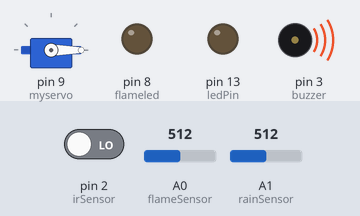
The sketch below on a simulated Arduino Uno, built with avr-gcc and run on an emulated ATmega328P. Parts: servo, output pins drawn as LEDs (lit = HIGH), buzzer (waves = sounding, pin HIGH). Inputs (shaded band) come from the test bench; at power-on: A0 (flameSensor) = 512, A1 (rainSensor) = 512, pin 2 (irSensor) LOW.

Above: at 1.2 s.
1.3 s: A0 (flameSensor) set to 690
2.8 s: A0 (flameSensor) set to 717
At 3.3 s:
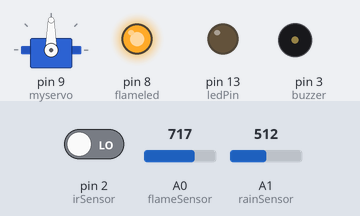
6.0 s: A0 (flameSensor) set to 511
At 6.8 s:
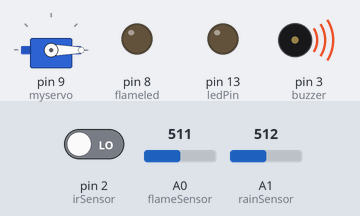
7.5 s: A1 (rainSensor) set to 32
9.0 s: A1 (rainSensor) set to 27
At 10.3 s:
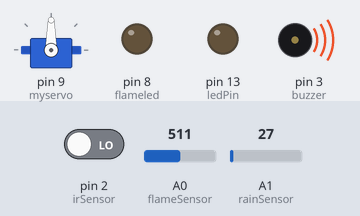
Timing chart, 0 to 11.5 s (numbered marks = the images above; inputs shaded):
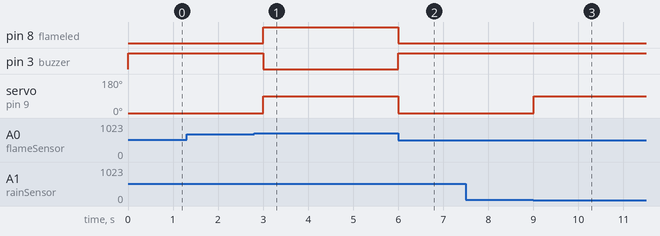

The sketch:

Sensor_data_arduinlo.ino
```cpp
#include <Servo.h>
#include <SoftwareSerial.h>
#include <ArduinoJson.h>

Servo myservo;

int flameSensor = A0;
int irSensor = 2;
int rainSensor = A1;
int buzzer = 3;
bool flame = 0;
bool rain = 0;
bool intruder = 0;
int flameled = 8;

int ledPin = 13;
// SoftwareSerial mySerial(10, 11);  // RX, TX (use different pins, e.g., 10 and 11)

void setup() {
  pinMode(flameSensor, INPUT);
  pinMode(irSensor, INPUT);
  pinMode(rainSensor, INPUT);
  pinMode(flameled, OUTPUT);
  pinMode(buzzer, OUTPUT);
  pinMode(ledPin, OUTPUT);

  myservo.attach(9);

  Serial.begin(9600);      // Changed to match mySerial baud rate
  // mySerial.begin(9600);

  // Serial.println("System Initialized");
}

void loop() {
  int flameValue = analogRead(flameSensor);
  int irValue = digitalRead(irSensor);
  int rainValue = analogRead(rainSensor);

  if (flameValue > 700) {
    flame = 1;
    digitalWrite(flameled, HIGH);
    digitalWrite(buzzer, LOW);
    // Serial.println("Fire detected!");
  } else {
    digitalWrite(flameled, LOW);
    digitalWrite(buzzer, HIGH);
    flame = 0;
  }

  if (rainValue > 30) {
    rain = 1;
    // Serial.println("Rain detected!");
  } else {
    rain = 0;
  }

  if (irValue == HIGH) {
    intruder = 1;
    // Serial.println("Intruder detected!");
  } else {
    intruder = 0;
  }

  if (flame || (rain && intruder)) {
    myservo.write(90);
  } else if (rain || intruder) {
    myservo.write(0);
  } else {
    myservo.write(90);
  }

  if (Serial.available()) {
    if (Serial.read() == 'j') {
      StaticJsonDocument<200> doc;
      doc["Flame"] = flame;
      doc["Rain"] = rain;
      doc["Intruder"] = intruder;
      serializeJsonPretty(doc, Serial);
      // mySerial.println();
      // Serial.println("JSON sent");
    }
  }


  delay(500);  // Wait for half a second before the next loop
}
```

Measured:
- the behaviour switches between 700 and 701 on A0 (flameSensor) (found by bisection; images 0 and 1)
- the behaviour switches between 31 and 30 on A1 (rainSensor) (found by bisection; images 2 and 3)
- after the input at 1.3 s, every drawn part: stays the same
- after the input at 2.8 s, pin 8 (flameled): LOW → HIGH after 0.20 s; pin 3 (buzzer): HIGH → LOW after 0.20 s; servo on pin 9 (myservo): 0° → 90° after 0.20 s
- after the input at 6.0 s, pin 8 (flameled): HIGH → LOW at once; pin 3 (buzzer): LOW → HIGH at once; servo on pin 9 (myservo): 90° → 0° at once
- after the input at 7.5 s, every drawn part: stays the same
- after the input at 9.0 s, servo on pin 9 (myservo): 0° → 90° at once
